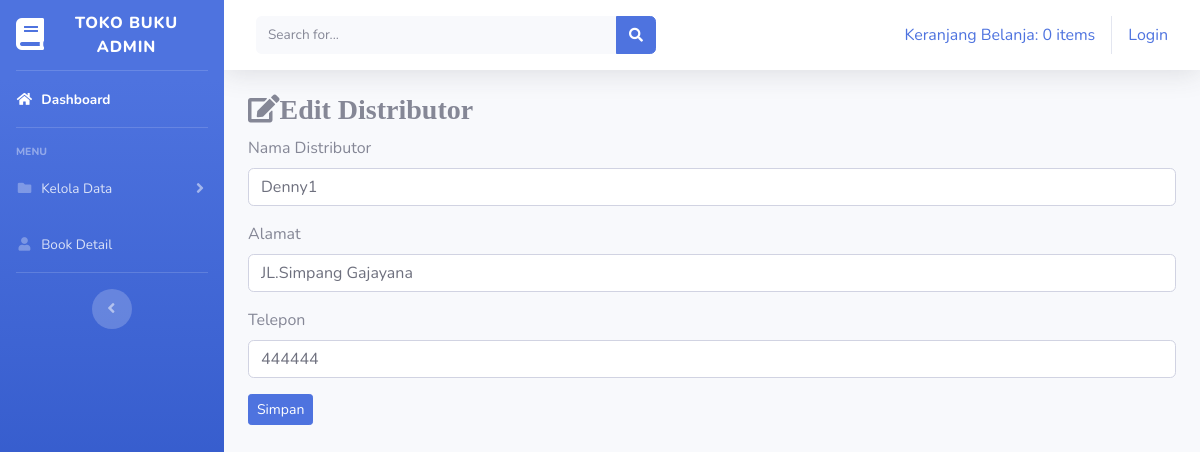
The page /index.php/distributor/edit/3 on the database its author committed.
### tables this page shows
CREATE TABLE `distributor` (
  `id_distributor` int(11) NOT NULL,
  `nama_distributor` varchar(11) NOT NULL,
  `alamat` text NOT NULL,
  `telepon` varchar(25) NOT NULL
);

### application/controllers/Distributor.php (called while the page is built, shortened)
<?php
class Distributor extends CI_Controller
{
  public function edit($id)
  {
    $where = array('id_distributor' => $id);
    $data['distributor'] = $this->model_distributor->edit_data($where, 'distributor')->result();
    $this->load->view('templates_admin/header');
    $this->load->view('templates_admin/sidebar');
    $this->load->view('data_distributor/edit_distributor', $data);
    $this->load->view('templates_admin/footer');
  }
}

### index.php (called while the page is built, shortened)
<?php
require_once BASEPATH.'core/CodeIgniter.php';

### application/models/model_distributor.php (called while the page is built, shortened)
<?php
class Model_distributor extends CI_Model
{
  public function edit_data($where, $table)
  {
    return $this->db->get_where($table, $where);
  }
}

### application/views/data_distributor/edit_distributor.php (the view, shortened to what this page needs)
<div class="container-fluid">
  <h3><i class="fas fa-edit">Edit Distributor</i></h3>
  <?php foreach ($distributor as $dstr) : ?>
    <form action="<?php echo base_url() . 'distributor/update' ?>" method="post">
      <div class="for-group">
        <label>Nama Distributor</label>
        <input type="text" name="nama_distributor" class="form-control" value="<?= $dstr->nama_distributor ?>">
      </div>
      <div class="for-group mt-3">
        <label>Alamat</label>
        <input type="text" name="alamat" class="form-control" value="<?= $dstr->alamat ?>">
      </div>
      <div class="for-group mt-3">
        <label>Telepon</label>
        <input type="text" name="telepon" class="form-control" value="<?= $dstr->telepon ?>">
      </div>
      <button type="submit" class="btn btn-primary btn-sm mt-3">Simpan</button>
    <?php endforeach; ?>
</div>

### rows shown on the page
distributor: nama_distributor "Denny1", alamat "JL.Simpang Gajayana", telepon "444444"

### other values the page prints
anchor('dashboard/detail_keranjang', $keranjang) "Keranjang Belanja: 0 items"
anchor('auth/login', 'Login') "Login"
